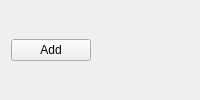
<?xml version="1.0" encoding="UTF-8"?>
<ui version="4.0">
 <class>ContactList</class>
 <widget class="QWidget" name="ContactList">
  <layout class="QVBoxLayout" name="layout">
   <item alignment="Qt::AlignLeft">
    <widget class="QPushButton" name="add">
     <property name="text">
      <string>Add</string>
     </property>
    </widget>
   </item>
  </layout>
 </widget>
 <resources />
 <connections />
</ui>
